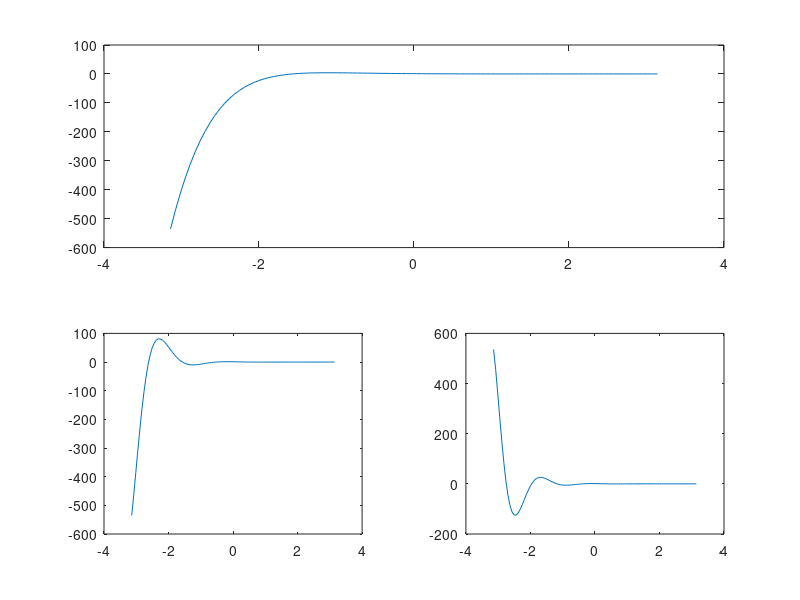

Here is the MATLAB script that generated this plot: (Note: this script raises an error after producing the figure.)
0
t = linspace(-pi,pi);
subplot(2,2,[1,2])
plot(t,cos(t).*exp(-2*t));
subplot(2,2,3);
plot(t,cos(t*3).*exp(-2*t));
subplot(2,2,4);
plot(t,cos(t*4).*exp(-2*t));
mprint subplot2
